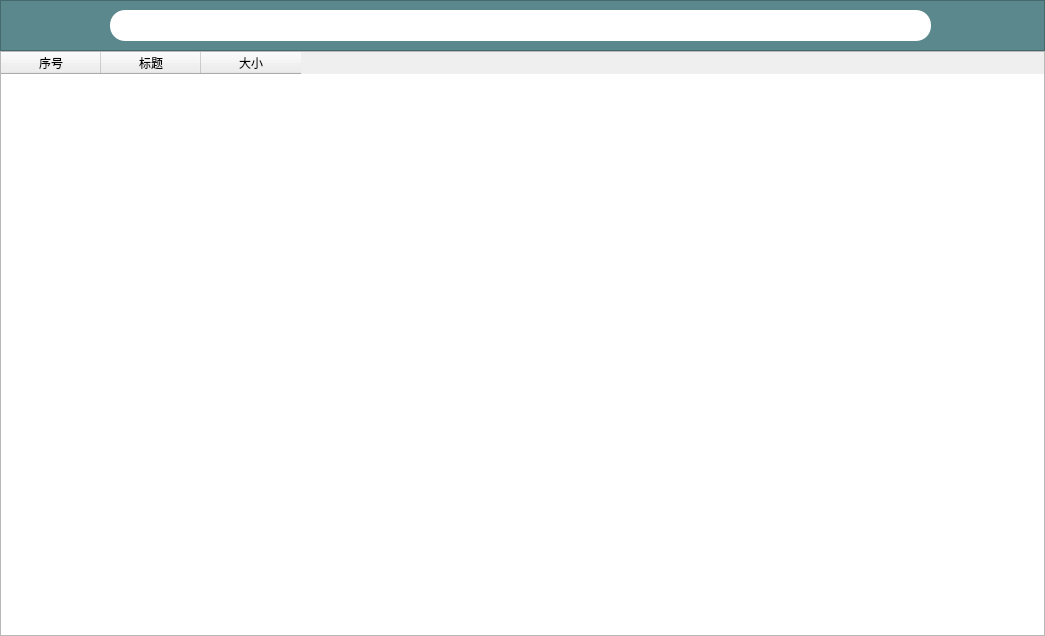
<?xml version="1.0" encoding="UTF-8"?>
<ui version="4.0">
 <class>Form</class>
 <widget class="QWidget" name="Form">
  <property name="geometry">
   <rect>
    <x>0</x>
    <y>0</y>
    <width>1045</width>
    <height>636</height>
   </rect>
  </property>
  <property name="minimumSize">
   <size>
    <width>1045</width>
    <height>636</height>
   </size>
  </property>
  <property name="maximumSize">
   <size>
    <width>1045</width>
    <height>636</height>
   </size>
  </property>
  <property name="windowTitle">
   <string>TorrentPage</string>
  </property>
  <property name="styleSheet">
   <string notr="true"/>
  </property>
  <widget class="QFrame" name="searchFrame">
   <property name="geometry">
    <rect>
     <x>0</x>
     <y>0</y>
     <width>1045</width>
     <height>51</height>
    </rect>
   </property>
   <property name="styleSheet">
    <string notr="true">background: rgb(91, 136, 141);</string>
   </property>
   <property name="frameShape">
    <enum>QFrame::StyledPanel</enum>
   </property>
   <property name="frameShadow">
    <enum>QFrame::Raised</enum>
   </property>
   <widget class="QLineEdit" name="searchInput">
    <property name="geometry">
     <rect>
      <x>110</x>
      <y>10</y>
      <width>821</width>
      <height>31</height>
     </rect>
    </property>
    <property name="styleSheet">
     <string notr="true">border-radius: 15px;
padding-left:20px;
background: rgb(255, 255, 255);</string>
    </property>
    <property name="text">
     <string/>
    </property>
   </widget>
   <widget class="QPushButton" name="searchButton">
    <property name="geometry">
     <rect>
      <x>930</x>
      <y>0</y>
      <width>51</width>
      <height>51</height>
     </rect>
    </property>
    <property name="cursor">
     <cursorShape>PointingHandCursor</cursorShape>
    </property>
    <property name="text">
     <string/>
    </property>
    <property name="flat">
     <bool>true</bool>
    </property>
   </widget>
   <widget class="QLabel" name="waitLabel">
    <property name="geometry">
     <rect>
      <x>60</x>
      <y>10</y>
      <width>31</width>
      <height>31</height>
     </rect>
    </property>
    <property name="autoFillBackground">
     <bool>false</bool>
    </property>
    <property name="text">
     <string/>
    </property>
    <property name="scaledContents">
     <bool>true</bool>
    </property>
   </widget>
  </widget>
  <widget class="QTableWidget" name="displayTable">
   <property name="geometry">
    <rect>
     <x>0</x>
     <y>51</y>
     <width>1045</width>
     <height>585</height>
    </rect>
   </property>
   <property name="contextMenuPolicy">
    <enum>Qt::CustomContextMenu</enum>
   </property>
   <property name="horizontalScrollBarPolicy">
    <enum>Qt::ScrollBarAsNeeded</enum>
   </property>
   <property name="editTriggers">
    <set>QAbstractItemView::NoEditTriggers</set>
   </property>
   <property name="dragDropMode">
    <enum>QAbstractItemView::NoDragDrop</enum>
   </property>
   <property name="defaultDropAction">
    <enum>Qt::IgnoreAction</enum>
   </property>
   <property name="selectionMode">
    <enum>QAbstractItemView::SingleSelection</enum>
   </property>
   <property name="selectionBehavior">
    <enum>QAbstractItemView::SelectRows</enum>
   </property>
   <property name="textElideMode">
    <enum>Qt::ElideRight</enum>
   </property>
   <property name="verticalScrollMode">
    <enum>QAbstractItemView::ScrollPerItem</enum>
   </property>
   <property name="horizontalScrollMode">
    <enum>QAbstractItemView::ScrollPerItem</enum>
   </property>
   <property name="showGrid">
    <bool>true</bool>
   </property>
   <property name="gridStyle">
    <enum>Qt::SolidLine</enum>
   </property>
   <property name="sortingEnabled">
    <bool>false</bool>
   </property>
   <property name="wordWrap">
    <bool>true</bool>
   </property>
   <property name="cornerButtonEnabled">
    <bool>true</bool>
   </property>
   <attribute name="horizontalHeaderCascadingSectionResizes">
    <bool>false</bool>
   </attribute>
   <attribute name="horizontalHeaderHighlightSections">
    <bool>true</bool>
   </attribute>
   <attribute name="horizontalHeaderShowSortIndicator" stdset="0">
    <bool>false</bool>
   </attribute>
   <attribute name="horizontalHeaderStretchLastSection">
    <bool>false</bool>
   </attribute>
   <attribute name="verticalHeaderVisible">
    <bool>false</bool>
   </attribute>
   <attribute name="verticalHeaderCascadingSectionResizes">
    <bool>false</bool>
   </attribute>
   <attribute name="verticalHeaderHighlightSections">
    <bool>true</bool>
   </attribute>
   <attribute name="verticalHeaderShowSortIndicator" stdset="0">
    <bool>false</bool>
   </attribute>
   <attribute name="verticalHeaderStretchLastSection">
    <bool>false</bool>
   </attribute>
   <column>
    <property name="text">
     <string>序号</string>
    </property>
   </column>
   <column>
    <property name="text">
     <string>标题</string>
    </property>
   </column>
   <column>
    <property name="text">
     <string>大小</string>
    </property>
   </column>
  </widget>
 </widget>
 <resources/>
 <connections/>
</ui>
